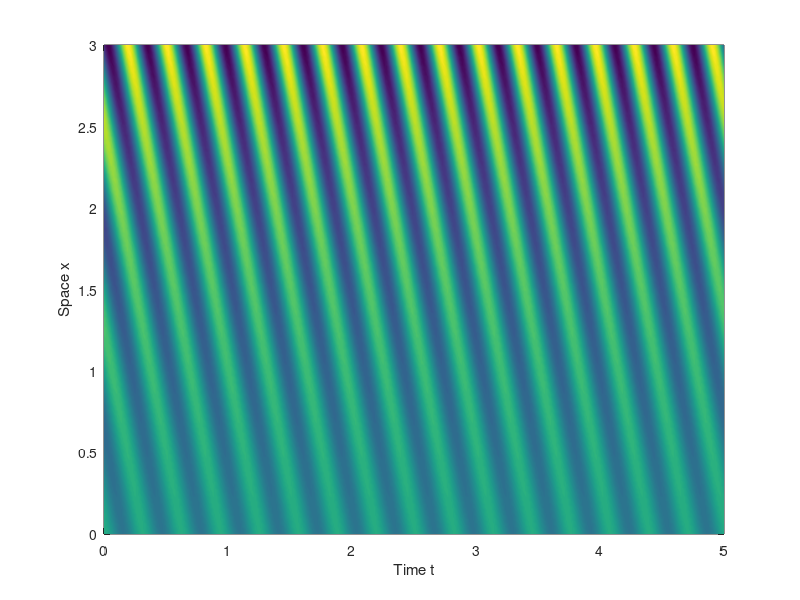

Write the MATLAB code that produced this figure.
function [U, t, x, peakTimeFFT, peakSpaceFFT] = DukeSynthetic( varargin )
%%DUKESYNTHETIC Generate a synthetic 1-d linear instability field
% from D. Duke, J. Soria, and D. Honnery, “An error analysis of the dynamic
% mode decomposition,” Exp. Fluids 52, 529–542 (2012).
%
% [U, t, x] = DUKESYNTHETIC( NAME, VALUE, ... )
% Evaluate the evolution of an exponential space-time mode
% exp( SpaceFrequency x ) * ( TimeFrequency t )
% where both Space and Time frequencies are complex numbers, whose real
% parts are growth/decay rates, and imaginary parts oscillation
% frequencies.
%
% Function takes the following optional named parameters (default value in
% parentheses):
%
%   TimeLength -- length of time interval (default: 5)
%   SpaceWidth -- width of the space domain (default: 3)
%   TimePoints -- number of points on the time domain (default: 501)
%   SpacePoints -- number of points in the space domain (default: 201)
%   TimeComplexFrequency -- complex time frequency (default: 20i)
%   SpaceComplexFrequency -- complex space frequency (default: 0.5 + 5i)
%
% The outputs are:
% U -- data matrix, each row corresponds to a time-slice, each column to a
%      time trace of the mode evolution
% t -- time axis
% x -- space axis
% peakTimeFFT -- expected peak of the time FFT
% peakSpaceFFT -- expected peak of the space FFT
%
% If no output arguments are requested, a false-color plot of the data is
% produced.
%
% See also DUKECALIBRATION

% Copyright 2015 under BSD license (see LICENSE file).

% parse arguments
parser = inputParser;

%%
% validators for parameter types

positiveScalar = @(n)isscalar(n) && ...
               isnumeric(n) && ...
               isfinite(n) && ...
               n > 0;

complexScalar = @(n)isscalar(n) && ...
               isnumeric(n) && ...
               isfinite(n);

parser.addParameter('TimeLength', 5, positiveScalar );
parser.addParameter('SpaceWidth', 3, positiveScalar );
parser.addParameter('TimePoints', 501, positiveScalar );
parser.addParameter('SpacePoints', 201, positiveScalar );
parser.addParameter('TimeComplexFrequency', 20i, complexScalar);
parser.addParameter('SpaceComplexFrequency', 0.5+5i, complexScalar);
parser.parse(varargin{:});

p = parser.Results;

%%
% Extract real and imaginary parts
Omega = imag(p.TimeComplexFrequency);
Sigma = real(p.TimeComplexFrequency);

Kappa = imag(p.SpaceComplexFrequency);
Gamma = real(p.SpaceComplexFrequency);

% Mode function
Mode = @(t,x)real( exp( p.TimeComplexFrequency*t ) .* ...
                   exp( p.SpaceComplexFrequency*x ) );

%%
% Compute theoretical peaks of the power spectrum
ZetaT = sqrt( Sigma^2/(Omega^2 + Sigma^2) );
ZetaX = sqrt( Gamma^2/(Kappa^2 + Gamma^2) );
peakTimeFFT = Omega/sqrt(1-ZetaT.^2);
peakSpaceFFT = Kappa/sqrt(1-ZetaX.^2);

fprintf('Time Peak: %f\n',peakTimeFFT)
fprintf('Space Peak: %f\n',peakSpaceFFT)

%%
% Evaluate the mode on the time-space grid
x = linspace(0,p.SpaceWidth,p.SpacePoints);
t = linspace(0,p.TimeLength,p.TimePoints);
U = bsxfun( Mode, t, x' );

if nargout < 1
  pcolor( t, x, U );
  xlabel('Time t');
  ylabel('Space x');
  shading interp
end
